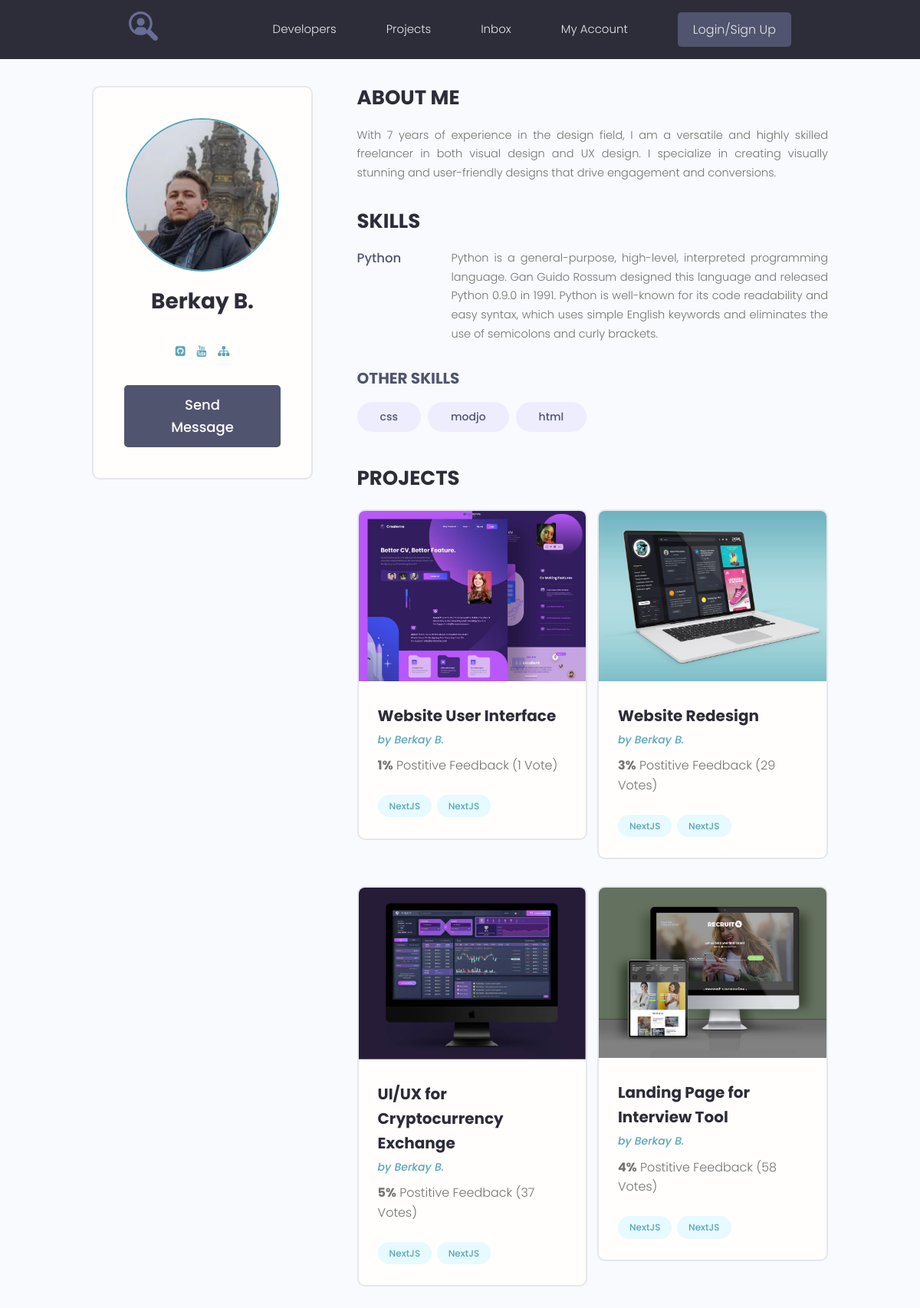
The app's page /profile/2/ with its own data.
### users/models.py (models this page shows, shortened)
class Profile(models.Model):
    user = models.OneToOneField(User, on_delete=models.CASCADE, blank=True, null=True)
    name = models.CharField(max_length=200, blank=True, null=True)
    email = models.EmailField(max_length=500, blank=True, null=True)
    username = models.CharField(max_length=200, blank=True, null=True)
    short_info = models.CharField(max_length=200, blank=True, null=True)
    bio = models.TextField(blank=True, null=True)
    profile_image = models.ImageField(upload_to='profiles/', blank=True, null=True, default='profiles/user-default.png')
    social_github = models.CharField(max_length=200, blank=True, null=True)
    social_youtube = models.CharField(max_length=200, blank=True, null=True)
    social_website = models.CharField(max_length=200, blank=True, null=True)
    created = models.DateTimeField(auto_now_add=True)

class Skills(models.Model):
    owner = models.ForeignKey(Profile, on_delete=models.CASCADE, blank=True, null=True)
    name = models.CharField(max_length=200, blank=True, null=True)
    description = models.TextField(blank=True, null=True)
    created = models.DateTimeField(auto_now_add=True)
    def __str__(self):
        return f'{self.name}'

### projects/models.py (models this page shows, shortened)
class Project(models.Model):
    owner = models.ForeignKey(Profile, on_delete=models.SET_NULL, blank=True, null=True)
    title = models.CharField(max_length=200)
    description = models.TextField(null=True, blank=True)
    featured_image = models.ImageField(null=True, blank=True, upload_to="projects/%Y/%m/%d", default='default.jpg')
    demo_link = models.CharField(max_length=2000, null=True, blank=True)
    source_link = models.CharField(max_length=2000, null=True, blank=True)
    tags = models.ManyToManyField('Tag', blank=True)
    vote_total = models.IntegerField(default=0, null=True, blank=True)
    vote_ratio = models.IntegerField(default=0, null=True, blank=True)
    created = models.DateTimeField(auto_now_add=True)

class Tag(models.Model):
    name = models.CharField(max_length=200)
    created = models.DateTimeField(auto_now_add=True)

### users/views.py (the view)
# urls.py: path('profile/<str:pk>/', views.user_profile, name='user_profile'),
def user_profile(request, pk):
    prof = Profile.objects.get(id=pk)
    top_skills = prof.skills_set.exclude(description__exact='')
    other_skills = prof.skills_set.filter(description__exact='')
    context = {'profile': prof, 'top_skills': top_skills, 'other_skills': other_skills}
    return render(request, 'users/profile.html', context)

### users/templates/users/profile.html (shortened to what this page needs)
{% extends 'projects/base.html' %}
{% block content %}
  <main class="profile my-md">
    <div class="container">
      <div class="layout">
        <div class="column column--1of3">
          <div class="card text-center">
            <div class="card__body dev">
              <img class="avatar avatar--xl" src="{{ profile.profile_image.url }}" />
              <h2 class="dev__name">{{ profile.name }}</h2>
              <ul class="dev__social">
                {% if profile.social_github %}
                <li>
                  <a title="Github" href="{{ profile.social_github }}" target="_blank"><i class="fa fa-github-square"></i></a>
                </li>
                {% endif %}
                {% if profile.social_youtube %}
                <li>
                  <a title="Youtube" href="{{ profile.social_youtube }}" target="_blank"><i class="fa fa-youtube"></i></a>
                </li>
                {% endif %}
                {% if profile.social_website %}
                <li>
                  <a title="Personal Website" href="{{ profile.social_website }}" target="_blank"><i class="fa fa-sitemap"></i></a>
                </li>
                {% endif %}
              </ul>
              <a href="#" class="btn btn--sub btn--lg">Send Message </a>
            </div>
          </div>
        </div>
        <div class="column column--2of3">
          <div class="devInfo">
            <h3 class="devInfo__title">About Me</h3>
            <p class="devInfo__about">
               {{ profile.bio }}
            </p>
          </div>
          <div class="devInfo">
            <h3 class="devInfo__title">Skills</h3>
            <div class="devInfo__skills">
              {% for skill in top_skills %}
              <div class="devSkill">
                <h4 class="devSkill__title">{{ skill.name }}</h4>
                <p class="devSkill__info">
                  {{ skill.description }}
                </p>
              </div>
              {% endfor %}
              <h3 class="devInfo__subtitle">Other Skills</h3>
              <div class="devInfo__otherSkills">
                {% for skill in other_skills %}
                <span class="tag tag--pill tag--sub tag--lg">
                  <small>{{ skill }}</small>
                </span>
                {% endfor %}
              </div>
            </div>
          </div>
          <div class="devInfo">
            <h3 class="devInfo__title">Projects</h3>
            <div class="grid grid--two">
              {% for project in profile.project_set.all %}
              <div class="column">
                <div class="card project">
                  <a href="{% url 'project' project.id %}" class="project">
                    <img class="project__thumbnail" src="{{ project.featured_image.url }}" alt="project thumbnail" />
                    <div class="card__body">
                      <h3 class="project__title">{{ project.title }}</h3>
                      <p><a class="project__author" href="{% url 'user_profile' project.owner.id %}">by {{ profile.name }}</a></p>
                      <p class="project--rating">
                        <span style="font-weight: bold;">{{ project.vote_ratio }}%</span> Postitive
                    Feedback ({{ project.vote_total }} Vote{{ project.vote_total| pluralize:'s' }})
                      </p>
                      <div class="project__tags">
                        {% for tag in project.tags.all %}
                        <span class="tag tag--pill tag--main">
                          <small>NextJS</small>
                        </span>
                        {% endfor %}
                      </div>
                    </div>
                  </a>
                </div>
              </div>
              {% endfor %}
            </div>
          </div>
        </div>
      </div>
    </div>
  </main>
{% endblock %}

### projects/static/styles/app.css (style rules this page uses)
:root { --color-sub: #2d2d39; }
.btn--sub { background-color: var(--color-sub-light); }
.card { border: 2px solid var(--color-light); }
img { width: 100%; }
.profile .card > .dev { padding: 4rem; }
.dev__name { color: var(--color-sub); font-size: 2.8rem; font-weight: 700; margin-top: 1rem; margin-bottom: 0.5rem; }
.dev__social { margin: 3rem 0; list-style: none; display: flex; justify-content: center; gap: 1.5rem; }
.devInfo { margin-bottom: 3rem; }
.devInfo__title, .devInfo__subtitle { font-size: 2.6rem; color: var(--color-sub); text-transform: uppercase; font-weight: 700; margin-bottom: 1.5rem; }
.devInfo__subtitle { font-size: 2rem; color: var(--color-sub-light); }
.devInfo__about, .devSkill__info { font-size: 1.45rem; line-height: 1.7; text-align: justify; }
.devSkill { margin-bottom: 3rem; }
.devSkill__title { font-size: 1.65rem; font-weight: 500; color: var(--color-sub-light); }
@media screen and (min-width: 700px) { .devSkill { display: flex; justify-content: space-between; gap: 3rem; } }
@media screen and (min-width: 700px) { .devSkill__info { flex-basis: 80%; } }
.project__author { font-size: 1.4rem; font-style: italic; }
.project--rating { margin-bottom: 1.6em; margin-top: .5em; }
.project__thumbnail { object-fit: cover; object-position: top center; width: 100%; }
.project__title { font-size: 2rem; font-weight: 700; color: var(--color-sub); }

### projects/static/uikit/styles/modules/_variables.css (style rules this page uses)
:root { --color-main: #5aa5b9; --color-main-light: #e6faff; --color-sub: #3f4156; --color-sub-light: #51546e; --color-sub-lighter: #ededfd; --color-text: #737373; --color-gray: #8b8b8b; --color-light: #e5e7eb; --color-light-gray: #767676; --color-bg: #f8fafd; --color-white: #fffefd; --color-white-light: #f3f3f3; --color-success: #359e64; --color-success-bg: #def8e8; --color-error: #fc4b0b; --color-error-bg: #fff2ee; --font-base: 'Poppins', arial, helvetica, 'Segoe UI', roboto, ubuntu, sans-serif; --font-monospace: 'Fira Code', 'Courier New', courier, monospace; --font-regular: 300; --font-medium: 500; --font-bold: 700; --generic-shadow: 1px 1px 5px #00000010; --generic-transition: all 0.3s ease-in-out; }

### projects/static/uikit/styles/modules/_base.css (style rules this page uses)
* { margin: 0; padding: 0; box-sizing: border-box; text-rendering: optimizeLegibility; color: inherit; font-size: inherit; }
html { font-size: 50%; }
@media only screen and (min-width: 480px) { html { font-size: 56.25%; } }
@media only screen and (min-width: 1200px) { html { font-size: 62.5%; } }
body { line-height: 1.6; font-weight: 400; font-size: 1.5rem; color: var(--color-text); background-color: var(--color-bg); min-height: 100vh; }

### projects/static/uikit/styles/modules/_typography.css (style rules this page uses)
* { font-family: var(--font-base); }
h2 { font-size: 3.6rem; font-weight: var(--font-bold); }
h3 { font-size: 3.2rem; font-weight: var(--font-medium); }
h4 { font-size: 2.8rem; font-weight: var(--font-medium); }
p, span, strong { font-size: 1.6rem; color: var(--color-text); font-weight: var(--font-regular); }
a { padding-bottom: 2px; text-decoration: none; display: inline-block; color: var(--color-main); font-weight: var(--font-medium); }

### projects/static/uikit/styles/modules/_utilities.css (style rules this page uses)
.container { width: 92%; max-width: 165rem; margin: 0 auto; box-sizing: border-box; }
@media screen and (min-width: 1000px) { .container { width: 90%; } }
@media screen and (min-width: 1200px) { .container { width: 80%; } }
.text-center { text-align: center; }
.my-md { margin: 3rem auto; }

### projects/static/uikit/styles/modules/_avatar.css (style rules this page uses)
.avatar { border-radius: 50%; border: 2px solid var(--color-main); object-fit: cover; }
.avatar--xl { height: 20rem; width: 20rem; }

### projects/static/uikit/styles/modules/_button.css (style rules this page uses)
.btn { display: inline-block; position: relative; cursor: pointer; background-color: var(--color-light); font-weight: var(--font-medium); color: var(--color-sub); text-decoration: none; padding: 1rem 2rem; border-radius: 0.5rem; border: none; width: -webkit-fit-content; width: -moz-fit-content; width: fit-content; height: -webkit-fit-content; height: -moz-fit-content; height: fit-content; font-size: 1.6rem; outline-width: 0; outline-color: transparent; -webkit-backface-visibility: hidden; backface-visibility: hidden; transition: all 0.3s ease-in-out; }
.btn--sub { background-color: var(--color-sub); color: var(--color-white); }
.btn--lg { font-size: 1.8rem; padding: 1.2rem 4.5rem; }

### projects/static/uikit/styles/modules/_card.css (style rules this page uses)
.card { border-radius: 1rem; background-color: var(--color-white); border: 1.5px solid var(--color-light); width: auto; height: auto; margin-top: 0.5rem; margin-bottom: 0.5rem; overflow: hidden; }
.card__body, .card__header { padding: 2rem 2.5rem; }

### records on screen
Profile: profile_image (picture), name "Berkay B.", bio "With 7 years of experience in the design field, I am a versatile and highly skilled freelancer in both visual design and UX design. I specialize in creating visually stunning and user-friendly designs that drive engagement and conversions."
Skills: name "Python", description "Python is a general-purpose, high-level, interpreted programming language. Gan Guido Rossum designed this language and released Python 0.9.0 in 1991. Python is well-known for its code readability and easy syntax, which uses simple English keywords and eliminates the use of semicolons and curly brackets."
Skills: name "css"
Skills: name "modjo"
Skills: name "html"
Project: featured_image (picture), title "Website User Interface", vote_ratio "1", vote_total "1"
Project: featured_image (picture), title "Website Redesign", vote_ratio "3", vote_total "29", vote_total|pluralize "s"
Project: featured_image (picture), title "UI/UX for Cryptocurrency Exchange", vote_ratio "5", vote_total "37", vote_total|pluralize "s"
Project: featured_image (picture), title "Landing Page for Interview Tool", vote_ratio "4", vote_total "58", vote_total|pluralize "s"
